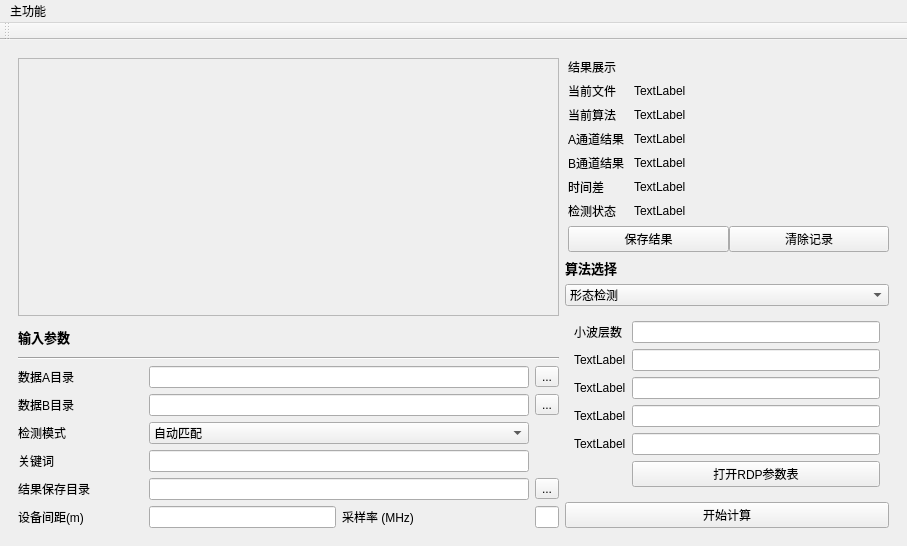
<?xml version="1.0" encoding="UTF-8"?>
<ui version="4.0">
 <class>MainWindow</class>
 <widget class="QMainWindow" name="MainWindow">
  <property name="geometry">
   <rect>
    <x>0</x>
    <y>0</y>
    <width>907</width>
    <height>522</height>
   </rect>
  </property>
  <property name="windowTitle">
   <string>MainWindow</string>
  </property>
  <widget class="QWidget" name="centralwidget">
   <layout class="QHBoxLayout" name="horizontalLayout" stretch="0">
    <item>
     <widget class="QStackedWidget" name="stackedWidget">
      <widget class="QWidget" name="page">
       <layout class="QHBoxLayout" name="horizontalLayout_3" stretch="5,3">
        <item>
         <layout class="QVBoxLayout" name="verticalLayout" stretch="5,4">
          <item>
           <widget class="QFrame" name="plotContainer">
            <property name="frameShape">
             <enum>QFrame::StyledPanel</enum>
            </property>
            <property name="frameShadow">
             <enum>QFrame::Raised</enum>
            </property>
           </widget>
          </item>
          <item>
           <layout class="QHBoxLayout" name="horizontalLayout_2" stretch="4">
            <item>
             <layout class="QGridLayout" name="gridLayout_3" columnstretch="2,3,3,1">
              <item row="3" column="1" colspan="2">
               <widget class="QLineEdit" name="path_b"/>
              </item>
              <item row="4" column="0">
               <widget class="QLabel" name="label_5">
                <property name="text">
                 <string>检测模式</string>
                </property>
               </widget>
              </item>
              <item row="2" column="3">
               <widget class="QToolButton" name="toolButton">
                <property name="text">
                 <string>...</string>
                </property>
               </widget>
              </item>
              <item row="6" column="3">
               <widget class="QToolButton" name="toolButton_3">
                <property name="text">
                 <string>...</string>
                </property>
               </widget>
              </item>
              <item row="5" column="1" colspan="2">
               <widget class="QLineEdit" name="keyword"/>
              </item>
              <item row="2" column="0">
               <widget class="QLabel" name="label_3">
                <property name="text">
                 <string>数据A目录</string>
                </property>
               </widget>
              </item>
              <item row="7" column="2">
               <widget class="QLabel" name="label_9">
                <property name="text">
                 <string>采样率 (MHz)</string>
                </property>
               </widget>
              </item>
              <item row="6" column="0">
               <widget class="QLabel" name="label_7">
                <property name="text">
                 <string>结果保存目录</string>
                </property>
               </widget>
              </item>
              <item row="7" column="3">
               <widget class="QLineEdit" name="freq">
                <property name="sizePolicy">
                 <sizepolicy hsizetype="Ignored" vsizetype="Fixed">
                  <horstretch>0</horstretch>
                  <verstretch>0</verstretch>
                 </sizepolicy>
                </property>
               </widget>
              </item>
              <item row="3" column="3">
               <widget class="QToolButton" name="toolButton_2">
                <property name="text">
                 <string>...</string>
                </property>
               </widget>
              </item>
              <item row="0" column="0" colspan="4">
               <widget class="QLabel" name="label">
                <property name="font">
                 <font>
                  <pointsize>10</pointsize>
                  <bold>true</bold>
                 </font>
                </property>
                <property name="text">
                 <string>输入参数</string>
                </property>
               </widget>
              </item>
              <item row="5" column="0">
               <widget class="QLabel" name="label_6">
                <property name="text">
                 <string>关键词</string>
                </property>
               </widget>
              </item>
              <item row="6" column="1" colspan="2">
               <widget class="QLineEdit" name="path_output"/>
              </item>
              <item row="1" column="0" colspan="4">
               <widget class="Line" name="line">
                <property name="orientation">
                 <enum>Qt::Horizontal</enum>
                </property>
               </widget>
              </item>
              <item row="7" column="0">
               <widget class="QLabel" name="label_8">
                <property name="text">
                 <string>设备间距(m)</string>
                </property>
               </widget>
              </item>
              <item row="2" column="1" colspan="2">
               <widget class="QLineEdit" name="path_a"/>
              </item>
              <item row="4" column="1" colspan="2">
               <widget class="QComboBox" name="comboBox">
                <item>
                 <property name="text">
                  <string>自动匹配</string>
                 </property>
                </item>
                <item>
                 <property name="text">
                  <string>指定关键词</string>
                 </property>
                </item>
               </widget>
              </item>
              <item row="7" column="1">
               <widget class="QLineEdit" name="distance"/>
              </item>
              <item row="3" column="0">
               <widget class="QLabel" name="label_4">
                <property name="text">
                 <string>数据B目录</string>
                </property>
               </widget>
              </item>
             </layout>
            </item>
           </layout>
          </item>
         </layout>
        </item>
        <item>
         <layout class="QVBoxLayout" name="verticalLayout_2" stretch="3,5">
          <item>
           <layout class="QFormLayout" name="formLayout">
            <property name="horizontalSpacing">
             <number>10</number>
            </property>
            <property name="verticalSpacing">
             <number>6</number>
            </property>
            <property name="leftMargin">
             <number>3</number>
            </property>
            <property name="rightMargin">
             <number>0</number>
            </property>
            <property name="bottomMargin">
             <number>0</number>
            </property>
            <item row="0" column="0" colspan="2">
             <widget class="QLabel" name="label_11">
              <property name="text">
               <string>结果展示</string>
              </property>
             </widget>
            </item>
            <item row="1" column="0">
             <widget class="QLabel" name="label_12">
              <property name="text">
               <string>当前文件</string>
              </property>
             </widget>
            </item>
            <item row="1" column="1">
             <widget class="QLabel" name="label_24">
              <property name="text">
               <string>TextLabel</string>
              </property>
             </widget>
            </item>
            <item row="2" column="0">
             <widget class="QLabel" name="label_13">
              <property name="text">
               <string>当前算法</string>
              </property>
             </widget>
            </item>
            <item row="2" column="1">
             <widget class="QLabel" name="label_14">
              <property name="text">
               <string>TextLabel</string>
              </property>
             </widget>
            </item>
            <item row="3" column="0">
             <widget class="QLabel" name="label_15">
              <property name="text">
               <string>A通道结果</string>
              </property>
             </widget>
            </item>
            <item row="3" column="1">
             <widget class="QLabel" name="label_16">
              <property name="text">
               <string>TextLabel</string>
              </property>
             </widget>
            </item>
            <item row="4" column="0">
             <widget class="QLabel" name="label_17">
              <property name="text">
               <string>B通道结果</string>
              </property>
             </widget>
            </item>
            <item row="4" column="1">
             <widget class="QLabel" name="label_18">
              <property name="text">
               <string>TextLabel</string>
              </property>
             </widget>
            </item>
            <item row="5" column="0">
             <widget class="QLabel" name="label_20">
              <property name="text">
               <string>时间差</string>
              </property>
             </widget>
            </item>
            <item row="5" column="1">
             <widget class="QLabel" name="label_21">
              <property name="text">
               <string>TextLabel</string>
              </property>
             </widget>
            </item>
            <item row="6" column="0">
             <widget class="QLabel" name="label_22">
              <property name="text">
               <string>检测状态</string>
              </property>
             </widget>
            </item>
            <item row="6" column="1">
             <widget class="QLabel" name="label_23">
              <property name="text">
               <string>TextLabel</string>
              </property>
             </widget>
            </item>
            <item row="7" column="0" colspan="2">
             <layout class="QHBoxLayout" name="horizontalLayout_4">
              <item>
               <widget class="QPushButton" name="pushButton_4">
                <property name="sizePolicy">
                 <sizepolicy hsizetype="Minimum" vsizetype="Fixed">
                  <horstretch>0</horstretch>
                  <verstretch>0</verstretch>
                 </sizepolicy>
                </property>
                <property name="minimumSize">
                 <size>
                  <width>60</width>
                  <height>0</height>
                 </size>
                </property>
                <property name="text">
                 <string>保存结果</string>
                </property>
               </widget>
              </item>
              <item>
               <widget class="QPushButton" name="pushButton_5">
                <property name="minimumSize">
                 <size>
                  <width>60</width>
                  <height>0</height>
                 </size>
                </property>
                <property name="text">
                 <string>清除记录</string>
                </property>
               </widget>
              </item>
             </layout>
            </item>
           </layout>
          </item>
          <item>
           <layout class="QVBoxLayout" name="verticalLayout_3">
            <item>
             <widget class="QLabel" name="label_2">
              <property name="font">
               <font>
                <pointsize>10</pointsize>
                <bold>true</bold>
               </font>
              </property>
              <property name="text">
               <string>算法选择</string>
              </property>
             </widget>
            </item>
            <item>
             <widget class="QComboBox" name="comboBox_2">
              <item>
               <property name="text">
                <string>形态检测</string>
               </property>
              </item>
              <item>
               <property name="text">
                <string>模态分解</string>
               </property>
              </item>
             </widget>
            </item>
            <item>
             <widget class="QStackedWidget" name="stackedWidget_2">
              <property name="currentIndex">
               <number>1</number>
              </property>
              <widget class="QWidget" name="page_9">
               <layout class="QFormLayout" name="formLayout_3">
                <item row="0" column="0">
                 <widget class="QLabel" name="label_19">
                  <property name="text">
                   <string>TextLabel</string>
                  </property>
                 </widget>
                </item>
                <item row="0" column="1">
                 <widget class="QLineEdit" name="lineEdit_8"/>
                </item>
                <item row="1" column="0">
                 <widget class="QLabel" name="label_10">
                  <property name="text">
                   <string>TextLabel</string>
                  </property>
                 </widget>
                </item>
                <item row="1" column="1">
                 <widget class="QLineEdit" name="lineEdit_7"/>
                </item>
                <item row="2" column="0">
                 <widget class="QLabel" name="label_25">
                  <property name="text">
                   <string>TextLabel</string>
                  </property>
                 </widget>
                </item>
                <item row="2" column="1">
                 <widget class="QLineEdit" name="lineEdit_9"/>
                </item>
                <item row="3" column="0">
                 <widget class="QLabel" name="label_26">
                  <property name="text">
                   <string>TextLabel</string>
                  </property>
                 </widget>
                </item>
                <item row="3" column="1">
                 <widget class="QLineEdit" name="lineEdit_10"/>
                </item>
                <item row="4" column="0">
                 <widget class="QLabel" name="label_27">
                  <property name="text">
                   <string>TextLabel</string>
                  </property>
                 </widget>
                </item>
                <item row="4" column="1">
                 <widget class="QLineEdit" name="lineEdit_11"/>
                </item>
                <item row="5" column="1">
                 <widget class="QPushButton" name="pushButton">
                  <property name="text">
                   <string>打开模态分解参数表</string>
                  </property>
                 </widget>
                </item>
               </layout>
              </widget>
              <widget class="QWidget" name="page_10">
               <layout class="QFormLayout" name="formLayout_2">
                <item row="0" column="0">
                 <widget class="QLabel" name="label_29">
                  <property name="text">
                   <string>小波层数</string>
                  </property>
                 </widget>
                </item>
                <item row="0" column="1">
                 <widget class="QLineEdit" name="lineEdit_12"/>
                </item>
                <item row="1" column="0">
                 <widget class="QLabel" name="label_30">
                  <property name="text">
                   <string>TextLabel</string>
                  </property>
                 </widget>
                </item>
                <item row="1" column="1">
                 <widget class="QLineEdit" name="lineEdit_16"/>
                </item>
                <item row="2" column="0">
                 <widget class="QLabel" name="label_31">
                  <property name="text">
                   <string>TextLabel</string>
                  </property>
                 </widget>
                </item>
                <item row="2" column="1">
                 <widget class="QLineEdit" name="lineEdit_15"/>
                </item>
                <item row="3" column="0">
                 <widget class="QLabel" name="label_32">
                  <property name="text">
                   <string>TextLabel</string>
                  </property>
                 </widget>
                </item>
                <item row="3" column="1">
                 <widget class="QLineEdit" name="lineEdit_14"/>
                </item>
                <item row="4" column="0">
                 <widget class="QLabel" name="label_28">
                  <property name="text">
                   <string>TextLabel</string>
                  </property>
                 </widget>
                </item>
                <item row="4" column="1">
                 <widget class="QLineEdit" name="lineEdit_13"/>
                </item>
                <item row="5" column="1">
                 <widget class="QPushButton" name="pushButton_2">
                  <property name="text">
                   <string>打开RDP参数表</string>
                  </property>
                 </widget>
                </item>
               </layout>
              </widget>
             </widget>
            </item>
            <item>
             <widget class="QPushButton" name="pushButton_3">
              <property name="text">
               <string>开始计算</string>
              </property>
             </widget>
            </item>
           </layout>
          </item>
         </layout>
        </item>
       </layout>
      </widget>
      <widget class="QWidget" name="page_2"/>
     </widget>
    </item>
   </layout>
  </widget>
  <widget class="QMenuBar" name="menubar">
   <property name="geometry">
    <rect>
     <x>0</x>
     <y>0</y>
     <width>907</width>
     <height>21</height>
    </rect>
   </property>
   <widget class="QMenu" name="menu">
    <property name="title">
     <string>主功能</string>
    </property>
   </widget>
   <addaction name="menu"/>
  </widget>
  <widget class="QToolBar" name="toolBar">
   <property name="windowTitle">
    <string>toolBar</string>
   </property>
   <attribute name="toolBarArea">
    <enum>TopToolBarArea</enum>
   </attribute>
   <attribute name="toolBarBreak">
    <bool>false</bool>
   </attribute>
  </widget>
 </widget>
 <resources/>
 <connections/>
</ui>
